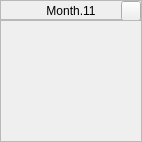
        <widget class="QFrame" name="frameMonth_11">
         <property name="minimumSize">
          <size>
           <width>142</width>
           <height>142</height>
          </size>
         </property>
         <property name="maximumSize">
          <size>
           <width>142</width>
           <height>142</height>
          </size>
         </property>
         <property name="frameShape">
          <enum>QFrame::Box</enum>
         </property>
         <property name="frameShadow">
          <enum>QFrame::Plain</enum>
         </property>
         <property name="lineWidth">
          <number>0</number>
         </property>
         <layout class="QVBoxLayout" name="verticalLayout_11">
          <property name="spacing">
           <number>0</number>
          </property>
          <property name="leftMargin">
           <number>0</number>
          </property>
          <property name="topMargin">
           <number>0</number>
          </property>
          <property name="rightMargin">
           <number>0</number>
          </property>
          <property name="bottomMargin">
           <number>0</number>
          </property>
          <item>
           <widget class="QFrame" name="frameMonthTitle_11">
            <property name="minimumSize">
             <size>
              <width>0</width>
              <height>20</height>
             </size>
            </property>
            <property name="maximumSize">
             <size>
              <width>16777215</width>
              <height>20</height>
             </size>
            </property>
            <property name="frameShape">
             <enum>QFrame::StyledPanel</enum>
            </property>
            <property name="frameShadow">
             <enum>QFrame::Raised</enum>
            </property>
            <layout class="QHBoxLayout" name="horizontalLayout_14">
             <property name="spacing">
              <number>0</number>
             </property>
             <property name="leftMargin">
              <number>20</number>
             </property>
             <property name="topMargin">
              <number>0</number>
             </property>
             <property name="rightMargin">
              <number>0</number>
             </property>
             <property name="bottomMargin">
              <number>0</number>
             </property>
             <item>
              <widget class="QLabel" name="labelMonthTitle_11">
               <property name="minimumSize">
                <size>
                 <width>0</width>
                 <height>20</height>
                </size>
               </property>
               <property name="maximumSize">
                <size>
                 <width>16777215</width>
                 <height>20</height>
                </size>
               </property>
               <property name="text">
                <string>Month.11</string>
               </property>
               <property name="alignment">
                <set>Qt::AlignCenter</set>
               </property>
              </widget>
             </item>
             <item>
              <widget class="QPushButton" name="buttonMonthDetailsView_11">
               <property name="minimumSize">
                <size>
                 <width>20</width>
                 <height>20</height>
                </size>
               </property>
               <property name="maximumSize">
                <size>
                 <width>20</width>
                 <height>20</height>
                </size>
               </property>
               <property name="text">
                <string/>
               </property>
              </widget>
             </item>
            </layout>
           </widget>
          </item>
          <item>
           <widget class="QFrame" name="frameMonthButtonContainer_11">
            <property name="frameShape">
             <enum>QFrame::StyledPanel</enum>
            </property>
            <property name="frameShadow">
             <enum>QFrame::Raised</enum>
            </property>
           </widget>
          </item>
         </layout>
        </widget>
